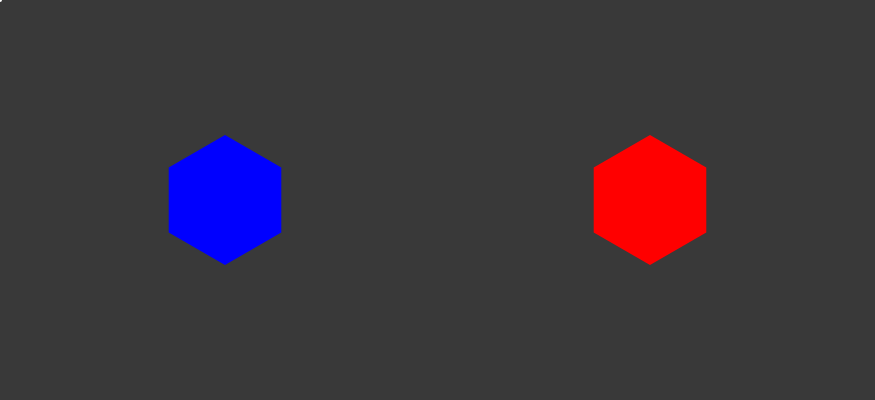
Frame 1 (no input)
Frame 60 (no input): identical to frame 1, image omitted
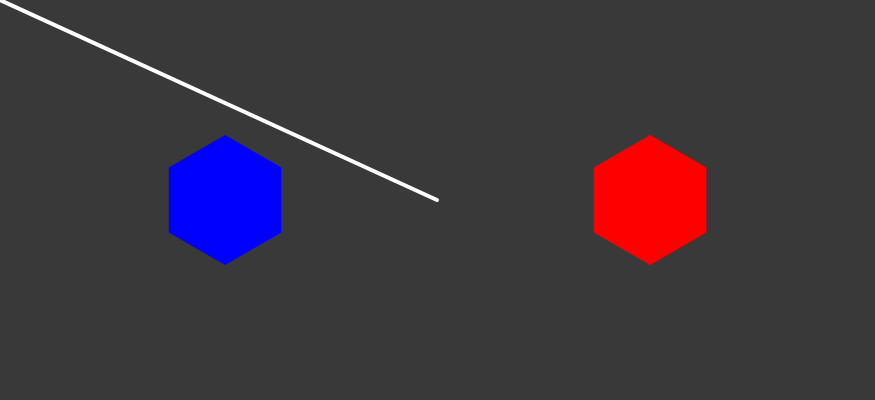
Frame 120 (the mouse pressed at the canvas centre since frame 60)

The p5.js sketch that drew these frames (run headless with seeded random() and noise() and a simulated clock; from frame 60 on, the mouse is pressed at the canvas centre):

// p5.js sketch
// ── sketch.js
let SCALE = 50;
const REEF_Y = 4;
const REEF_X_BLUE = 4.5;
const REEF_X_RED = 17.5 - 4.5;
const REEF_SIZE = 1.3;
var reefPointsAngles;

var startPoint, endPoint, controlPoint1, controlPoint2;

var vertexPoint1, vertexPoint2;
let vertexs = [];
function setup() {
    createCanvas(17.5 * SCALE, 8 * SCALE);
    reefPointsAngles = [0, PI / 3, 2 * PI / 3, PI, 4 * PI / 3, 5 * PI / 3];

    startPoint = createVector(0, 0)
    endPoint = createVector(0, 0)

    controlPoint1 = createVector(0, 0);
    controlPoint2 = createVector(0, 0);
}


function draw() {
    background(57);
    // Reef Zone
    fill(0, 0, 255);
    noStroke();
    beginShape();
    for (let i = 0; i < reefPointsAngles.length; i++) {
        vertex(REEF_X_BLUE * SCALE + SCALE * REEF_SIZE * Math.sin(reefPointsAngles[i]), REEF_Y * SCALE + SCALE * REEF_SIZE * Math.cos(reefPointsAngles[i]));
        vertexs.push(createVector(REEF_X_BLUE * SCALE + SCALE * REEF_SIZE * Math.sin(reefPointsAngles[i]), REEF_Y * SCALE + SCALE * REEF_SIZE * Math.cos(reefPointsAngles[i])))
    }
    endShape();

    fill(255, 0, 0);
    noStroke();
    beginShape();
    for (let i = 0; i < reefPointsAngles.length; i++) {
        vertex(REEF_X_RED * SCALE + SCALE * REEF_SIZE * Math.sin(reefPointsAngles[i]), REEF_Y * SCALE + SCALE * REEF_SIZE * Math.cos(reefPointsAngles[i]));
    }
    endShape();
    noFill();
    stroke(255);
    strokeWeight(4);
    bezier(startPoint.x, startPoint.y, startPoint.x + controlPoint1.x, startPoint.y + controlPoint1.y, endPoint.x + controlPoint2.x, endPoint.y + controlPoint2.y, endPoint.x, endPoint.y)
    if (changeStart || changeEnd) {
        return;
    }
    let intersectedPlanes = [];
    // Check if the lines intersect
    for (let i = 0; i < reefPointsAngles.length; i++) {
        let vertex1 = createVector(REEF_X_BLUE * SCALE + SCALE * REEF_SIZE * Math.sin(reefPointsAngles[i]), REEF_Y * SCALE + SCALE * REEF_SIZE * Math.cos(reefPointsAngles[i]));
        let nextI = (i + 1) % 6;
        let vertex2 = createVector(REEF_X_BLUE * SCALE + SCALE * REEF_SIZE * Math.sin(reefPointsAngles[nextI]), REEF_Y * SCALE + SCALE * REEF_SIZE * Math.cos(reefPointsAngles[nextI]));
        if (doIntersect(vertex1, vertex2, startPoint, endPoint)) {
            intersectedPlanes.push(i);
        }
    }
    if (intersectedPlanes.length == 0) {
        controlPoint1 = createVector(0, 0);
        controlPoint2 = createVector(0, 0);
        return;
    }
    let planeLength = Math.min(Math.abs(intersectedPlanes[0] - intersectedPlanes[1]), 6 - Math.abs(intersectedPlanes[0] - intersectedPlanes[1]));
    let L1, L2, L3, t1, t2;
    switch (planeLength) {
        case 1:
            vertexPoint2 = endPoint.copy();
            vertexPoint1 = intersectedPlanes[0] == 0 && intersectedPlanes[1] == 5 ? vertexs[0] : vertexs[intersectedPlanes[0] + 1];
            controlPoint2 = createVector(0, 0);
            L1 = dist(startPoint.x, startPoint.y, vertexPoint1.x, vertexPoint1.y);
            L2 = dist(vertexPoint1.x, vertexPoint1.y, vertexPoint2.x, vertexPoint2.y);
            t1 = L1 / (L1 + L2) * 0.86;

            getControlPoints(t1, 0.999);
            break;
        case 2:
            vertexPoint1 = vertexs[intersectedPlanes[0] + 1];
            vertexPoint2 = vertexs[intersectedPlanes[0] + 2];
            if (intersectedPlanes[0] == 0 && intersectedPlanes[1] == 4) {
                vertexPoint1 = vertexs[5];
                vertexPoint2 = vertexs[0];
            } else if (intersectedPlanes[0] == 1 && intersectedPlanes[1] == 5) {
                vertexPoint1 = vertexs[0];
                vertexPoint2 = vertexs[1];
            }
            controlPoint2 = createVector(0, 0);
            if (dist(startPoint.x, startPoint.y, vertexPoint1.x, vertexPoint1.y) > dist(startPoint.x, startPoint.y, vertexPoint2.x, vertexPoint2.y)) {
                let cpy = vertexPoint1;
                vertexPoint1 = vertexPoint2;
                vertexPoint2 = cpy;
            } 
            L1 = dist(startPoint.x, startPoint.y, vertexPoint1.x, vertexPoint1.y);
            L2 = dist(vertexPoint1.x, vertexPoint1.y, vertexPoint2.x, vertexPoint2.y);
            L3 = dist(vertexPoint2.x, vertexPoint2.y, endPoint.x, endPoint.y);

            t1 = L1 / (L1 + L2 + L3) * 0.86;
            t2 = 1 - L3 / (L1 + L2 + L3)

            console.log(t1, t2)
            getControlPoints(t1, t2);
            break;
        case 3:
            let intersectVertex1 = intersectedPlanes[0] + 1;
            let intersectVertex2 = intersectedPlanes[0] + 2;
            if (intersectedPlanes[0] == 1 && intersectedPlanes[1] == 4) {
                intersectVertex1 = 5;
                intersectVertex2 = 0;
                
            } else if (intersectedPlanes[0] == 2 && intersectedPlanes[1] == 5) {
                intersectVertex1 = 3;
                intersectVertex2 = 4;
            }
            vertexPoint1 = vertexs[intersectVertex1];
            vertexPoint2 = vertexs[intersectVertex2];
            controlPoint2 = createVector(0, 0);
            if (dist(startPoint.x, startPoint.y, vertexPoint1.x, vertexPoint1.y) > dist(startPoint.x, startPoint.y, vertexPoint2.x, vertexPoint2.y)) {
                let cpy = vertexPoint1;
                vertexPoint1 = vertexPoint2;
                vertexPoint2 = cpy;
            } 
            L1 = dist(startPoint.x, startPoint.y, vertexPoint1.x, vertexPoint1.y);
            L2 = dist(vertexPoint1.x, vertexPoint1.y, vertexPoint2.x, vertexPoint2.y);
            L3 = dist(vertexPoint2.x, vertexPoint2.y, endPoint.x, endPoint.y);

            t1 = L1 / (L1 + L2 + L3) * 0.86;
            t2 = 1 - L3 / (L1 + L2 + L3)


            getControlPoints(t1, t2);
            break;
    }
}

function getControlPoints(t1, t2) {
    let t1Minus = (1 - t1);
    let t1MinusSquared = (1 - t1) * (1 - t1)
    let t1MinusCubed = (1 - t1) * (1 - t1) * (1 - t1)
    let t1Squared = t1 * t1;
    let t1Cubed = t1 * t1 * t1;

    let t2Minus = (1 - t2);
    let t2MinusSquared = (1 - t2) * (1 - t2)
    let t2MinusCubed = (1 - t2) * (1 - t2) * (1 - t2);
    let t2Squared = t2 * t2;
    let t2Cubed = t2 * t2 * t2;

    let controlP2 = createVector(0, 0);

    let num2_1X = 3 * t1MinusSquared * t1 * (-endPoint.x * t2Cubed - startPoint.x * t2MinusCubed + vertexPoint2.x);
    let num2_2X = 3 * (endPoint.x * t1Cubed + startPoint.x * t1MinusCubed - vertexPoint1.x) * t2MinusSquared * t2


    let den_2_1 = 9 * t1MinusSquared * t1 * t2Minus * t2Squared;
    let den_2_2 = - 9 * t1Minus * t1Squared * t2MinusSquared * t2

    controlP2.x = (num2_1X + num2_2X) / (den_2_1 + den_2_2) - endPoint.x;
    let num2_1Y = 3 * t1MinusSquared * t1 * (-endPoint.y * t2Cubed - startPoint.y * t2MinusCubed + vertexPoint2.y)
    let num2_2Y = 3 * (endPoint.y * t1Cubed + startPoint.y * t1MinusCubed - vertexPoint1.y) * t2MinusSquared * t2

    controlP2.y = (num2_1Y + num2_2Y) / (den_2_1 + den_2_2) - endPoint.y;
    if (t2 == 0.999) {
        controlP2 = createVector(0, 0);
    }

    let num1_1X = vertexPoint1.x - t1MinusCubed * startPoint.x - t1Cubed * endPoint.x;
    let num1_2X = -3 * t1Squared * t1Minus * (controlP2.x + endPoint.x);

    let den1 = 3 * t1 * t1MinusSquared;
    let controlP1 = createVector(0, 0);
    controlP1.x = (num1_1X + num1_2X) / den1 - startPoint.x

    let num1_1Y = vertexPoint1.y - t1MinusCubed * startPoint.y - t1Cubed * endPoint.y;
    let num1_2Y = -3 * t1Squared * t1Minus * (controlP2.y + endPoint.y);

    controlP1.y = (num1_1Y + num1_2Y) / den1 - startPoint.y

    controlPoint1 = controlP1;
    controlPoint2 = controlP2;
    // noLoop();
    return { "controlP1": controlP1, "controlP2": controlP2 }

}

function degreesToRadians(degrees) {
    return degrees * (Math.PI / 180);
}

var newStart = false;
var changeStart = false;
var changeEnd = false;

function mousePressed() {
    if (dist(0, 0, startPoint.x, startPoint.y) < 5 && dist(0, 0, endPoint.x, endPoint.y) < 5) {
        startPoint = createVector(mouseX, mouseY);
        newStart = true;
    } else if (dist(mouseX, mouseY, startPoint.x, startPoint.y) < 20) {
        startPoint = createVector(mouseX, mouseY);
        changeStart = true;
    } else if (dist(mouseX, mouseY, endPoint.x, endPoint.y) < 20) {
        endPoint = createVector(mouseX, mouseY);
        changeEnd = true;
    }
}

// Stop changing the first control point when the user releases the mouse.
function mouseReleased() {
    changeStart = false;
    changeEnd = false;
    newStart = false;
}

// Update the first control point while the user drags the mouse.
function mouseDragged() {
    if (changeStart) {
        startPoint = createVector(mouseX, mouseY);
    } else if (changeEnd || newStart) {
        endPoint = createVector(mouseX, mouseY);
    }
}

function onSegment(p, q, r) {
    return q.x <= Math.max(p.x, r.x) && q.x >= Math.min(p.x, r.x) &&
        q.y <= Math.max(p.y, r.y) && q.y >= Math.min(p.y, r.y);
}

function orientationLine(p, q, r) {
    let val = (q.y - p.y) * (r.x - q.x) - (q.x - p.x) * (r.y - q.y);
    if (val === 0) return 0;  // collinear
    return (val > 0) ? 1 : 2;  // 1 -> clockwise, 2 -> counterclockwise
}

function doIntersect(p1, q1, p2, q2) {
    let o1 = orientationLine(p1, q1, p2);
    let o2 = orientationLine(p1, q1, q2);
    let o3 = orientationLine(p2, q2, p1);
    let o4 = orientationLine(p2, q2, q1);

    // General case
    if (o1 !== o2 && o3 !== o4) return true;

    // Special cases
    if (o1 === 0 && onSegment(p1, p2, q1)) return true;
    if (o2 === 0 && onSegment(p1, q2, q1)) return true;
    if (o3 === 0 && onSegment(p2, p1, q2)) return true;
    if (o4 === 0 && onSegment(p2, q1, q2)) return true;

    return false;  // No intersection
}
